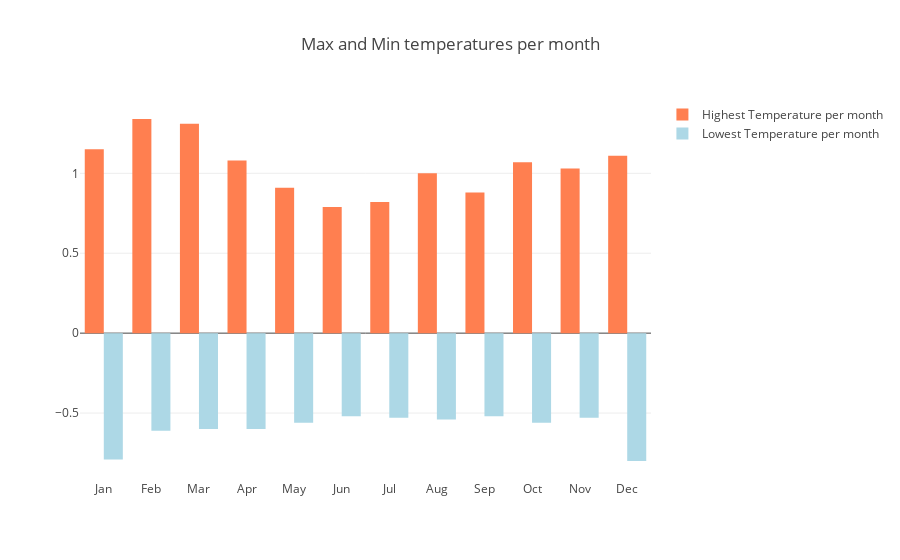

The code cell stored with this chart in its notebook:
### Code cell
#Max-min visualization in terms of month
x = ['Jan','Feb','Mar','Apr','May','Jun','Jul','Aug','Sep','Oct','Nov','Dec']

trace0 = go.Bar(
    x = x,
    y= max,
    name = 'Highest Temperature per month',
    marker = dict(color = 'coral')
)

trace1 = go.Bar(
    x = x,
    y= min,
    name = 'Lowest Temperature per month',
    marker = dict(color = 'lightblue')

)

layout = go.Layout(title = 'Max and Min temperatures per month')
                  
data = [trace0,trace1]
fig = go.Figure(data = data, layout=layout)
py.iplot(fig)

### Figure 1 — Plotly figure (JSON) as saved in the notebook; plotly's stock layout.template omitted (floating-point values rounded to 4 significant figures)
{"data": [{"marker": {"color": "coral"}, "name": "Highest Temperature per month", "type": "bar", "uid": "451243d0-cbcc-11e8-a316-94de806b86f9", "x": ["Jan", "Feb", "Mar", "Apr", "May", "Jun", "Jul", "Aug", "Sep", "Oct", "Nov", "Dec"], "y": [1.15, 1.34, 1.31, 1.08, 0.91, 0.79, 0.82, 1, 0.88, 1.07, 1.03, 1.11]}, {"marker": {"color": "lightblue"}, "name": "Lowest Temperature per month", "type": "bar", "uid": "451243d1-cbcc-11e8-a316-94de806b86f9", "x": ["Jan", "Feb", "Mar", "Apr", "May", "Jun", "Jul", "Aug", "Sep", "Oct", "Nov", "Dec"], "y": [-0.79, -0.61, -0.6, -0.6, -0.56, -0.52, -0.53, -0.54, -0.52, -0.56, -0.53, -0.8]}], "layout": {"title": "Max and Min temperatures per month"}}
